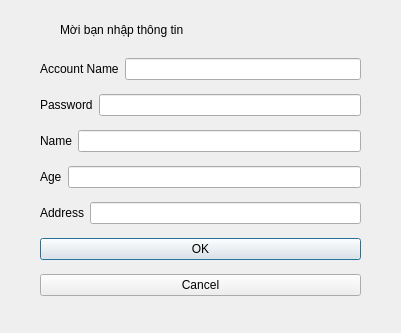
<?xml version="1.0" encoding="UTF-8"?>
<ui version="4.0">
 <class>DialogCreateAdminAccount</class>
 <widget class="QDialog" name="DialogCreateAdminAccount">
  <property name="geometry">
   <rect>
    <x>0</x>
    <y>0</y>
    <width>401</width>
    <height>333</height>
   </rect>
  </property>
  <property name="windowTitle">
   <string>Dialog</string>
  </property>
  <widget class="QLabel" name="label_6">
   <property name="geometry">
    <rect>
     <x>60</x>
     <y>20</y>
     <width>291</width>
     <height>20</height>
    </rect>
   </property>
   <property name="text">
    <string>Mời bạn nhập thông tin</string>
   </property>
  </widget>
  <widget class="QWidget" name="">
   <property name="geometry">
    <rect>
     <x>40</x>
     <y>50</y>
     <width>321</width>
     <height>261</height>
    </rect>
   </property>
   <layout class="QVBoxLayout" name="verticalLayout">
    <item>
     <layout class="QHBoxLayout" name="horizontalLayout">
      <item>
       <widget class="QLabel" name="label">
        <property name="text">
         <string>Account Name</string>
        </property>
       </widget>
      </item>
      <item>
       <widget class="QLineEdit" name="lineEdit_accountName"/>
      </item>
     </layout>
    </item>
    <item>
     <layout class="QHBoxLayout" name="horizontalLayout_2">
      <item>
       <widget class="QLabel" name="label_2">
        <property name="text">
         <string>Password</string>
        </property>
       </widget>
      </item>
      <item>
       <widget class="QLineEdit" name="lineEdit_password"/>
      </item>
     </layout>
    </item>
    <item>
     <layout class="QHBoxLayout" name="horizontalLayout_3">
      <item>
       <widget class="QLabel" name="label_3">
        <property name="text">
         <string>Name</string>
        </property>
       </widget>
      </item>
      <item>
       <widget class="QLineEdit" name="lineEdit_name"/>
      </item>
     </layout>
    </item>
    <item>
     <layout class="QHBoxLayout" name="horizontalLayout_4">
      <item>
       <widget class="QLabel" name="label_4">
        <property name="text">
         <string>Age</string>
        </property>
       </widget>
      </item>
      <item>
       <widget class="QLineEdit" name="lineEdit_age"/>
      </item>
     </layout>
    </item>
    <item>
     <layout class="QHBoxLayout" name="horizontalLayout_5">
      <item>
       <widget class="QLabel" name="label_5">
        <property name="text">
         <string>Address</string>
        </property>
       </widget>
      </item>
      <item>
       <widget class="QLineEdit" name="lineEdit_address"/>
      </item>
     </layout>
    </item>
    <item>
     <widget class="QPushButton" name="pushButton_ok">
      <property name="text">
       <string>OK</string>
      </property>
     </widget>
    </item>
    <item>
     <widget class="QPushButton" name="pushButton_cancel">
      <property name="text">
       <string>Cancel</string>
      </property>
     </widget>
    </item>
   </layout>
  </widget>
 </widget>
 <resources/>
 <connections/>
</ui>
